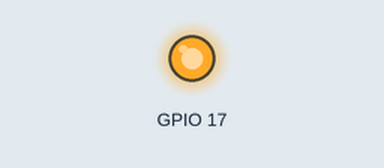
The program below on a simulated Raspberry Pi (BCM pin numbers), started with the arguments 17 3. Shown: output pins drawn as LEDs (lit = HIGH). What the program prints to the terminal is not drawn. At 0.0 s the program stops and its outputs stay as they are.

Above: at 0.1 s.
Timing chart, 0 to 1.5 s (numbered marks = the images above):
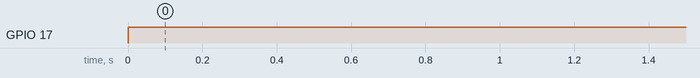

The program:

gpiowrite.py
```python
import RPi.GPIO as GPIO
import sys
import time

pin=23
value=1

if (len(sys.argv) > 1):
    pin = int(sys.argv[1])
if (len(sys.argv) > 2):
    value = int(sys.argv[2])
if value != 0:
    value = 1

print("Setting pin " + str(pin) + " to " + str(value) + ".")

GPIO.setmode(GPIO.BCM)     # Alternative is GPIO.BOARD for pin naming.
GPIO.setup(pin, GPIO.OUT)
GPIO.output(pin, value)
# GPIO.cleanup()
```

Measured:
- by itself, GPIO 17: LOW → HIGH at 0.00 s
